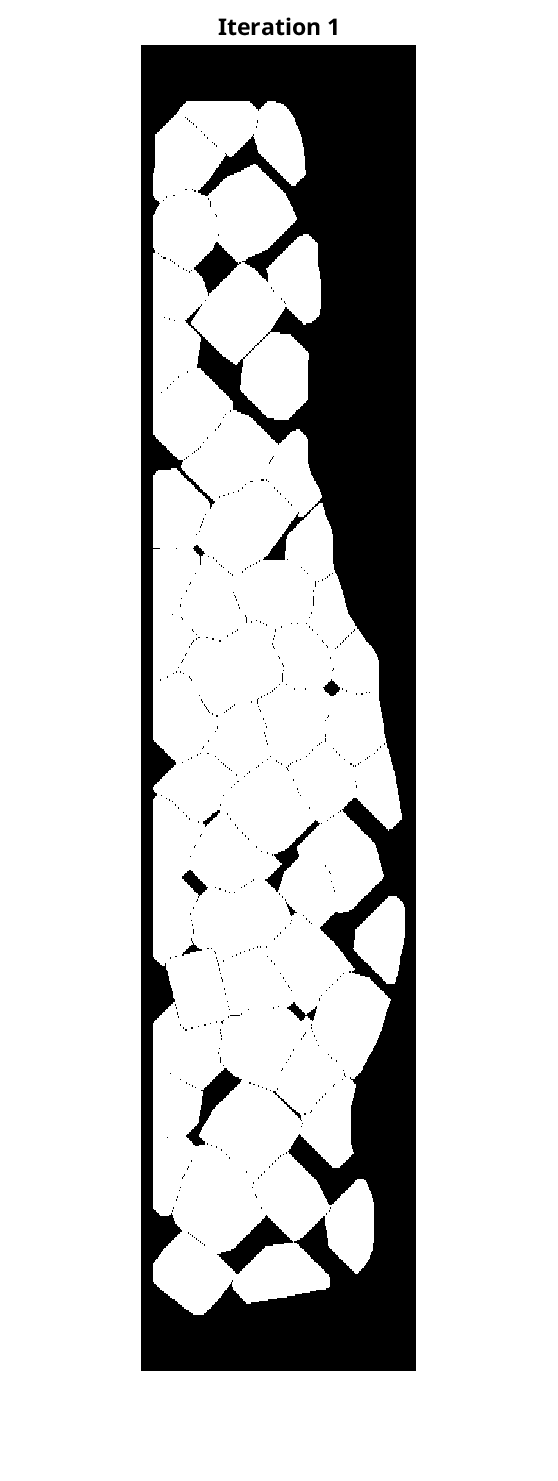
%> input picture matlab_scripts/src/thickening_iterations/Iteration_1.png, 558 x 1481 px
$ octave --eval "result = im2polys(imread('thickening_iterations/Iteration_1.png'));"   (GNU Octave 9; MATLAB toolbox functions it lacks are replaced by stand-ins)
%> lines starting %> are read from the running program, lines starting %| are printed output that depends on the picture
### matlab_scripts/src/split.m
function [bw_stack] = split(bw)
    % create a 3D stack of bw images, one layer per object
    % Does not support GPUArray

    % isolate all 4-connected (avoids joining neighbouring objects) cells
    cc = bwconncomp(bw, 4); % bwconncomp does not work with GPU array
%> cc = 21 connected components

    % size of the problem
    N = cc.NumObjects;
%> N = 21
    size_bw = size(bw);
%> size_bw = [1481 558 3]

    % loop
    bw_stack = cell(N,1);
%> bw_stack = 21 items
    for i = 1:N
        bw_i = zeros(size_bw); % false initially
        bw_i(cc.PixelIdxList{i}) = true; % set pixels of this object as true
        bw_stack{i} = bw_i;
    end
%> this loop made 21 passes
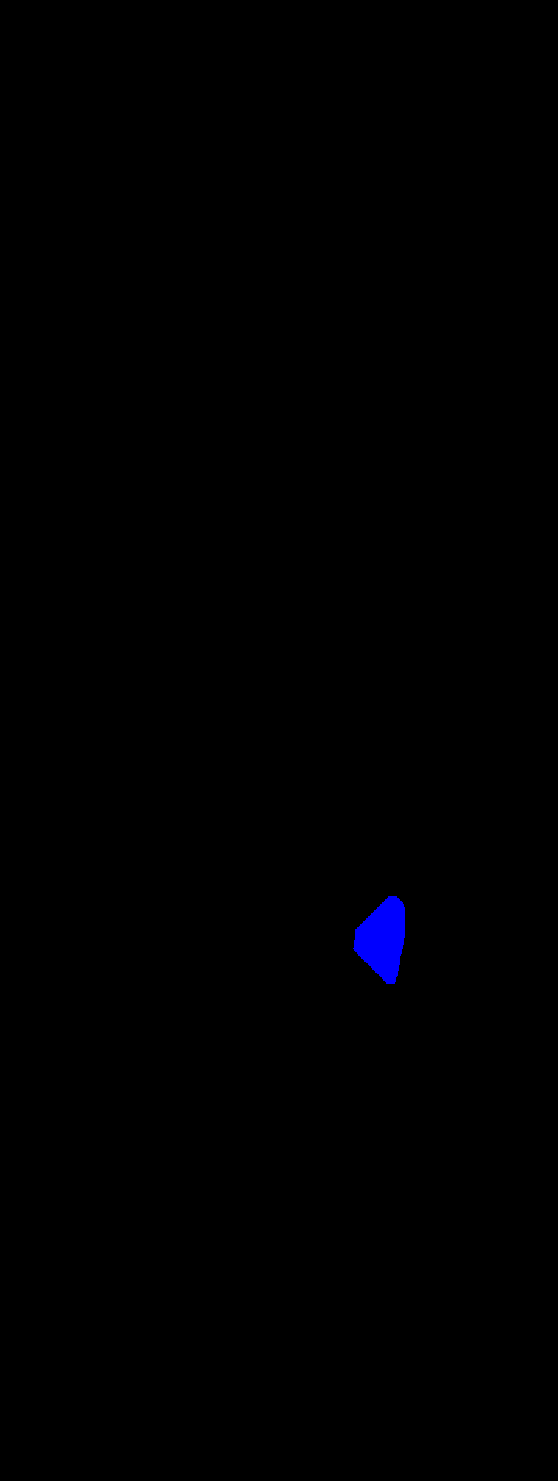
%> bw_i: size 1481x558x3 double; mean R, G, B 0, 0, 0.00367

    % [14 lines of commented-out code are left out]

end

### matlab_scripts/src/im2polys.m
function [polys] = im2polys(bw)
    % Extract polygons representing the region boundaries in a binary image.

    bw_stack = split(bw);
%> bw_stack = 21 items
    polys = cellfun(@(bw) im2poly(bw), bw_stack, 'ErrorHandler', @errfun);
% [6 lines not run here, left out]
function [poly] = errfun(err, varargin)
    % ErrorHandler, so cellfun does not rethrow. We simply want to create an empty polyshape
%> (the run ends here)
